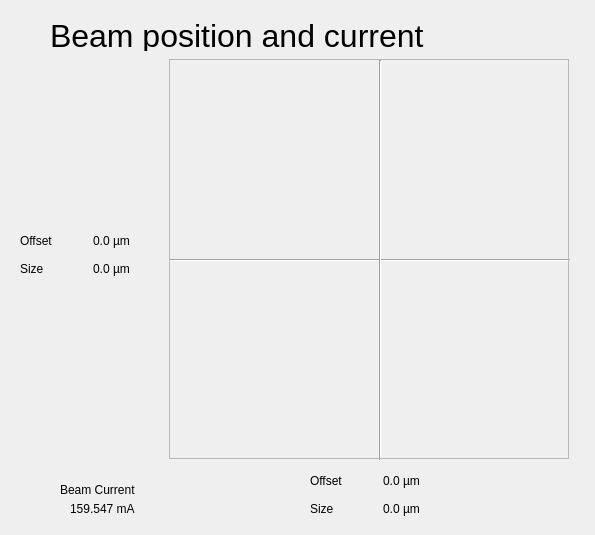
<?xml version="1.0" encoding="UTF-8"?>
<ui version="4.0">
 <class>Dialog</class>
 <widget class="QDialog" name="Dialog">
  <property name="geometry">
   <rect>
    <x>0</x>
    <y>0</y>
    <width>595</width>
    <height>535</height>
   </rect>
  </property>
  <property name="windowTitle">
   <string>Dialog</string>
  </property>
  <widget class="Line" name="line">
   <property name="geometry">
    <rect>
     <x>170</x>
     <y>250</y>
     <width>400</width>
     <height>20</height>
    </rect>
   </property>
   <property name="orientation">
    <enum>Qt::Horizontal</enum>
   </property>
  </widget>
  <widget class="Line" name="line_2">
   <property name="geometry">
    <rect>
     <x>370</x>
     <y>60</y>
     <width>20</width>
     <height>400</height>
    </rect>
   </property>
   <property name="orientation">
    <enum>Qt::Vertical</enum>
   </property>
  </widget>
  <widget class="QFrame" name="frame">
   <property name="geometry">
    <rect>
     <x>169</x>
     <y>59</y>
     <width>400</width>
     <height>400</height>
    </rect>
   </property>
   <property name="frameShape">
    <enum>QFrame::StyledPanel</enum>
   </property>
   <property name="frameShadow">
    <enum>QFrame::Raised</enum>
   </property>
   <widget class="QCaShapePlugin" name="qcashapeplugin">
    <property name="geometry">
     <rect>
      <x>0</x>
      <y>0</y>
      <width>400</width>
      <height>400</height>
     </rect>
    </property>
    <property name="variable1" stdset="0">
     <string>SR10BM02IMG01:X_SIZE_MONITOR</string>
    </property>
    <property name="variable2" stdset="0">
     <string>SR10BM02IMG01:Y_SIZE_MONITOR</string>
    </property>
    <property name="variable3" stdset="0">
     <string>SR10BM02IMG01:X_OFFSET_MONITOR</string>
    </property>
    <property name="variable4" stdset="0">
     <string>SR10BM02IMG01:Y_OFFSET_MONITOR</string>
    </property>
    <property name="variable5" stdset="0">
     <string>SR11BCM01:CURRENT_MONITOR</string>
    </property>
    <property name="allowDrop">
     <bool>true</bool>
    </property>
    <property name="scale1" stdset="0">
     <double>0.002000000000000</double>
    </property>
    <property name="scale2" stdset="0">
     <double>0.002000000000000</double>
    </property>
    <property name="scale3" stdset="0">
     <double>1.000000000000000</double>
    </property>
    <property name="scale4" stdset="0">
     <double>-1.000000000000000</double>
    </property>
    <property name="scale5" stdset="0">
     <double>1.000000000000000</double>
    </property>
    <property name="offset3" stdset="0">
     <double>0.000000000000000</double>
    </property>
    <property name="offset4" stdset="0">
     <double>0.000000000000000</double>
    </property>
    <property name="shape" stdset="0">
     <enum>QCaShapePlugin::Ellipse</enum>
    </property>
    <property name="originTranslation">
     <point>
      <x>-200</x>
      <y>-200</y>
     </point>
    </property>
    <property name="point1" stdset="0">
     <point>
      <x>-200</x>
      <y>-200</y>
     </point>
    </property>
    <property name="point2" stdset="0">
     <point>
      <x>400</x>
      <y>400</y>
     </point>
    </property>
    <property name="color1" stdset="0">
     <color>
      <red>255</red>
      <green>114</green>
      <blue>135</blue>
     </color>
    </property>
   </widget>
  </widget>
  <widget class="QLabel" name="label_5">
   <property name="geometry">
    <rect>
     <x>60</x>
     <y>480</y>
     <width>111</width>
     <height>20</height>
    </rect>
   </property>
   <property name="text">
    <string>Beam Current</string>
   </property>
  </widget>
  <widget class="QELabel" name="qelabel_5">
   <property name="geometry">
    <rect>
     <x>70</x>
     <y>500</y>
     <width>81</width>
     <height>18</height>
    </rect>
   </property>
   <property name="text">
    <string>159.547 mA</string>
   </property>
   <property name="variable" stdset="0">
    <string>SR11BCM01:CURRENT_MONITOR</string>
   </property>
  </widget>
  <widget class="QWidget" name="verticalLayoutWidget">
   <property name="geometry">
    <rect>
     <x>310</x>
     <y>470</y>
     <width>140</width>
     <height>50</height>
    </rect>
   </property>
   <layout class="QVBoxLayout" name="verticalLayout">
    <item>
     <layout class="QHBoxLayout" name="horizontalLayout_2">
      <item>
       <widget class="QLabel" name="label_3">
        <property name="text">
         <string>Offset</string>
        </property>
       </widget>
      </item>
      <item>
       <widget class="QELabel" name="qelabel_3">
        <property name="text">
         <string>0.0 µm</string>
        </property>
        <property name="variable" stdset="0">
         <string>SR10BM02IMG01:X_OFFSET_MONITOR</string>
        </property>
       </widget>
      </item>
     </layout>
    </item>
    <item>
     <layout class="QHBoxLayout" name="horizontalLayout">
      <item>
       <widget class="QLabel" name="label">
        <property name="text">
         <string>Size</string>
        </property>
       </widget>
      </item>
      <item>
       <widget class="QELabel" name="qelabel">
        <property name="text">
         <string>0.0 µm</string>
        </property>
        <property name="variable" stdset="0">
         <string>SR10BM02IMG01:X_SIZE_MONITOR</string>
        </property>
       </widget>
      </item>
     </layout>
    </item>
   </layout>
  </widget>
  <widget class="QWidget" name="verticalLayoutWidget_2">
   <property name="geometry">
    <rect>
     <x>20</x>
     <y>230</y>
     <width>140</width>
     <height>50</height>
    </rect>
   </property>
   <layout class="QVBoxLayout" name="verticalLayout_2">
    <item>
     <layout class="QHBoxLayout" name="horizontalLayout_3">
      <item>
       <widget class="QLabel" name="label_11">
        <property name="text">
         <string>Offset</string>
        </property>
       </widget>
      </item>
      <item>
       <widget class="QELabel" name="qelabel_6">
        <property name="text">
         <string>0.0 µm</string>
        </property>
        <property name="variable" stdset="0">
         <string>SR10BM02IMG01:Y_OFFSET_MONITOR</string>
        </property>
        <property name="allowDrop">
         <bool>true</bool>
        </property>
       </widget>
      </item>
     </layout>
    </item>
    <item>
     <layout class="QHBoxLayout" name="horizontalLayout_4">
      <item>
       <widget class="QLabel" name="label_13">
        <property name="text">
         <string>Size</string>
        </property>
       </widget>
      </item>
      <item>
       <widget class="QELabel" name="qelabel_7">
        <property name="text">
         <string>0.0 µm</string>
        </property>
        <property name="variable" stdset="0">
         <string>SR10BM02IMG01:Y_SIZE_MONITOR</string>
        </property>
       </widget>
      </item>
     </layout>
    </item>
   </layout>
  </widget>
  <widget class="QLabel" name="label_2">
   <property name="geometry">
    <rect>
     <x>50</x>
     <y>20</y>
     <width>441</width>
     <height>31</height>
    </rect>
   </property>
   <property name="font">
    <font>
     <pointsize>24</pointsize>
    </font>
   </property>
   <property name="text">
    <string>Beam position and current</string>
   </property>
  </widget>
 </widget>
 <customwidgets>
  <customwidget>
   <class>QELabel</class>
   <extends>QLabel</extends>
   <header>QELabel.h</header>
  </customwidget>
  <customwidget>
   <class>QCaShapePlugin</class>
   <extends>QWidget</extends>
   <header>QCaShapePlugin.h</header>
  </customwidget>
 </customwidgets>
 <resources/>
 <connections/>
</ui>
